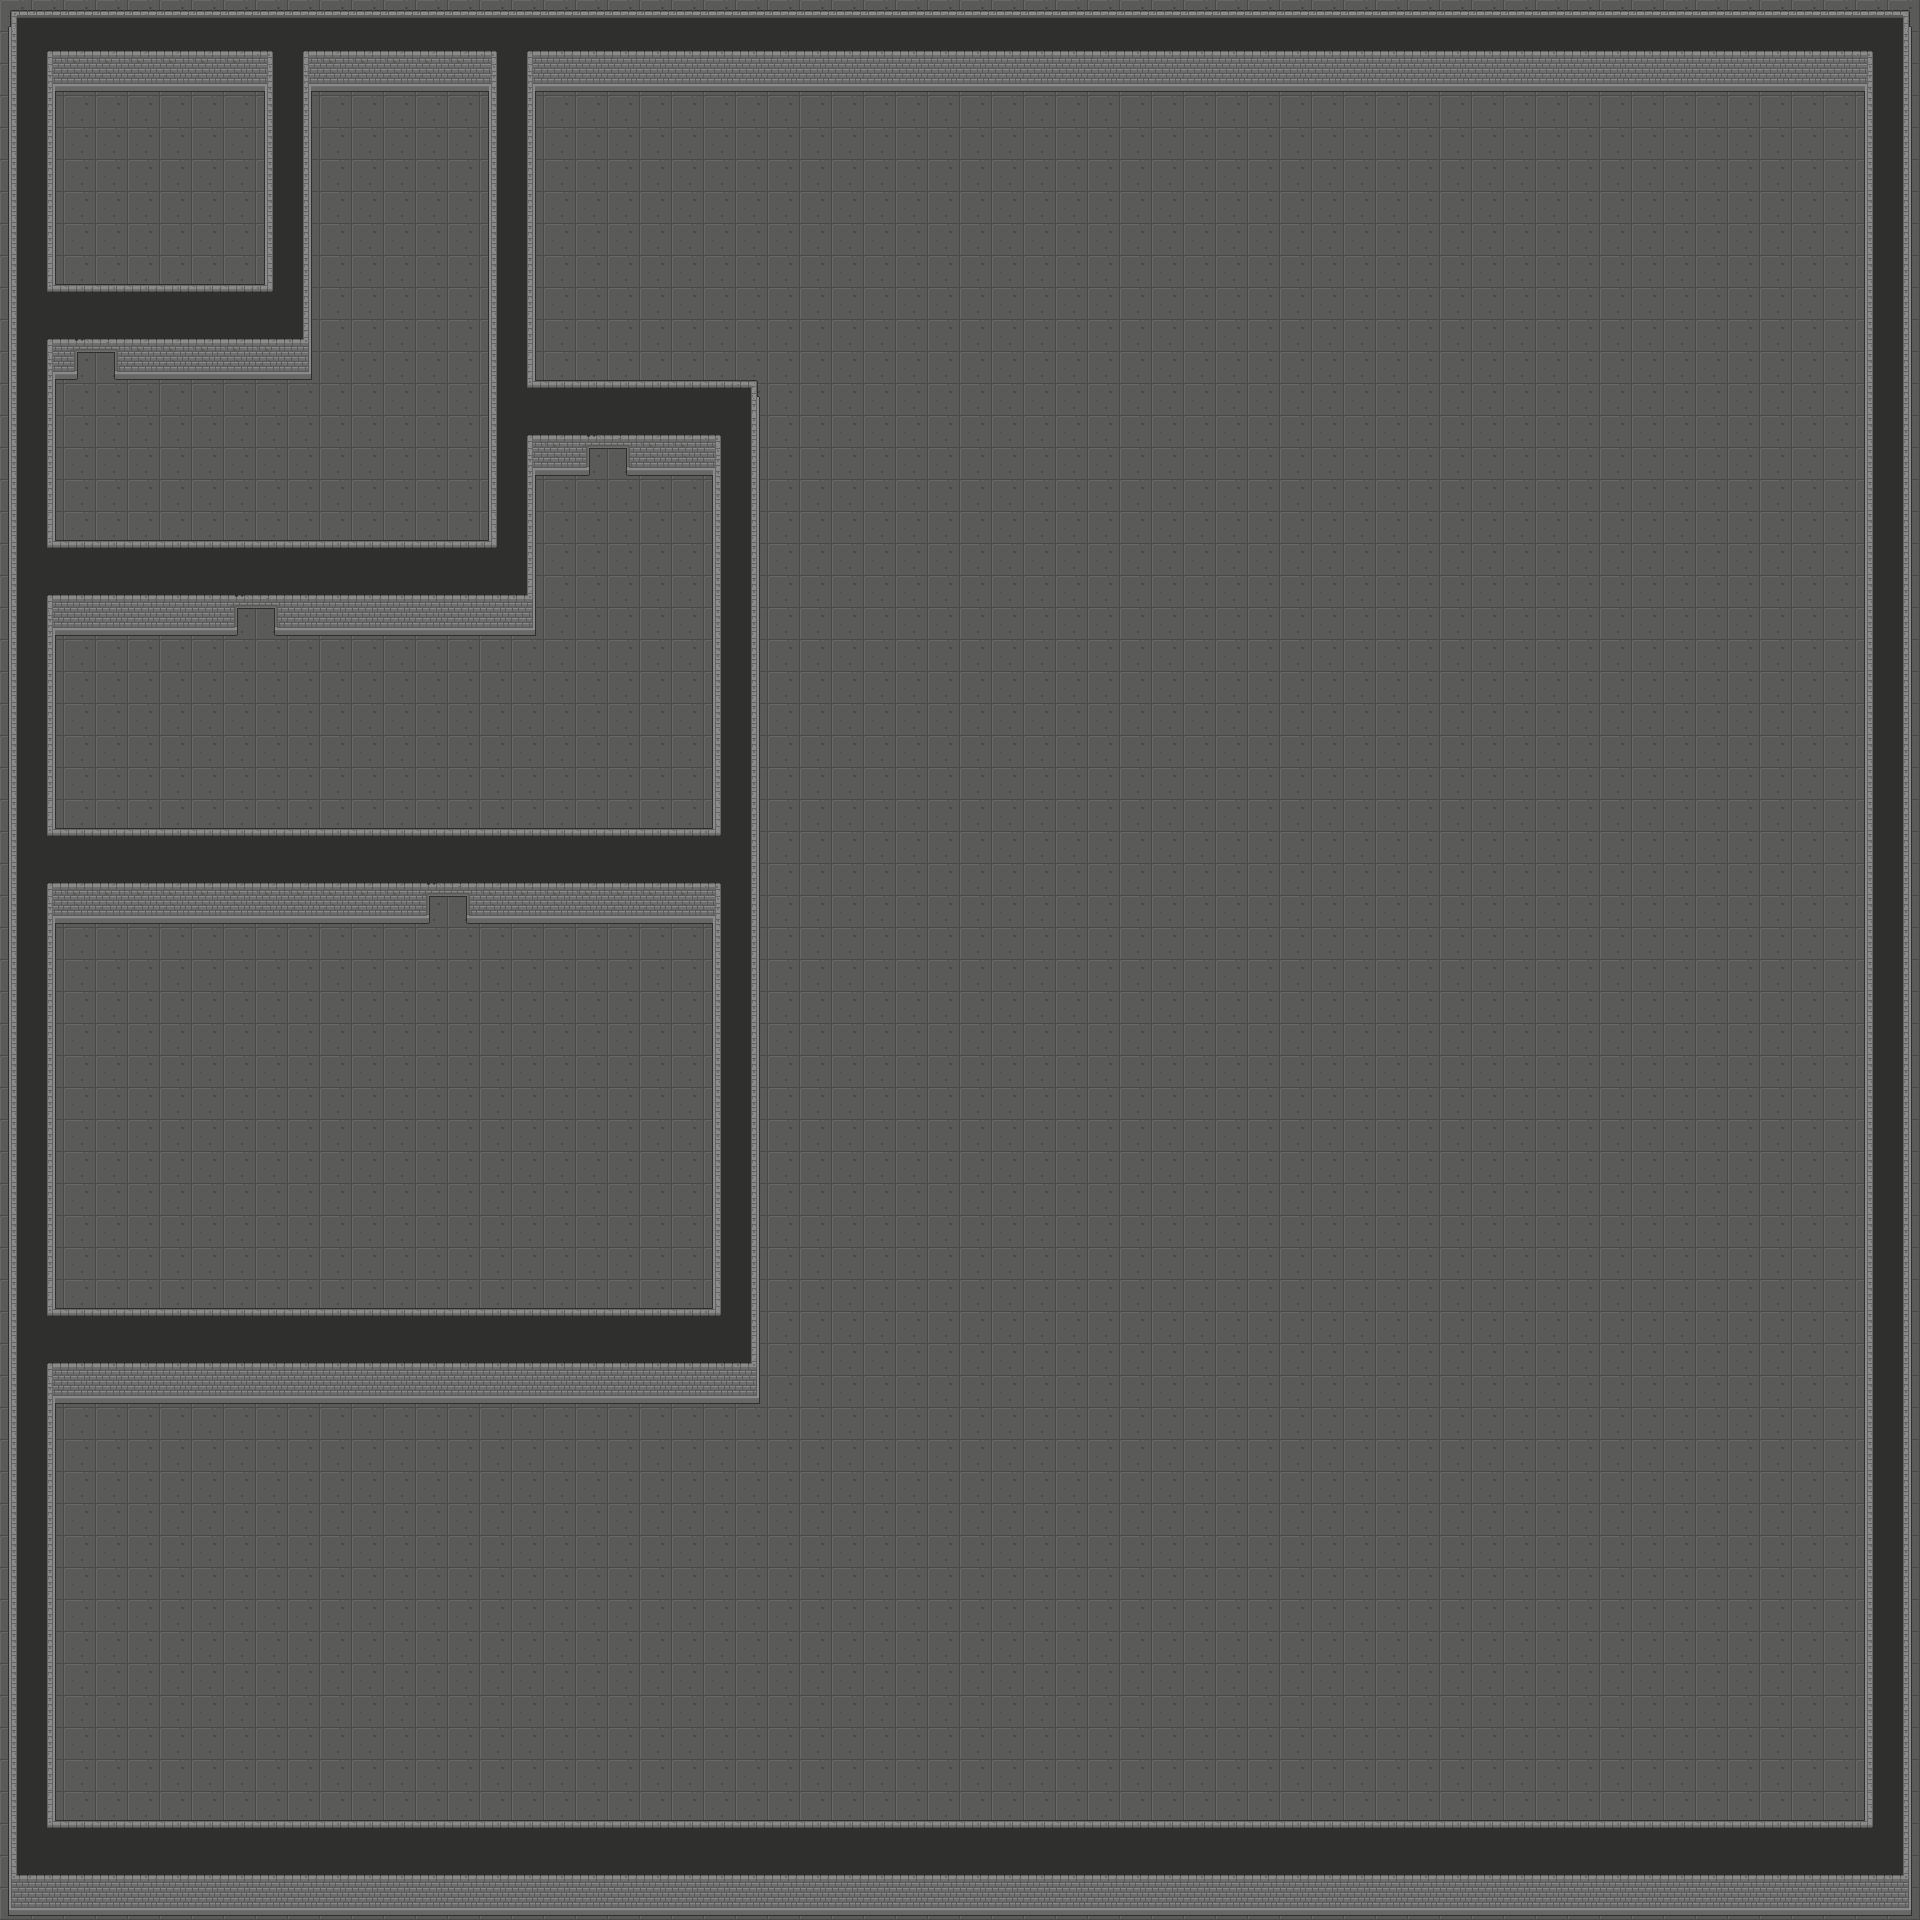

A level layout from a 2D game, rendered from its tile map. Below: a short description, then the map file with tile-grid data replaced by summaries:
An orthogonal 60x60 tile map with 32x32 px tiles, 4 tile layers (Boden, Spieler, KollidierendeWände, Wände) and 6 objects (spawn).

<map version="1.2" tiledversion="1.2.3" orientation="orthogonal" renderorder="right-down" width="60" height="60" tilewidth="32" tileheight="32" infinite="0" nextlayerid="8" nextobjectid="12">
 <tileset firstgid="1" name="Dungeon_Tileset" tilewidth="32" tileheight="32" tilecount="320" columns="16">
  <image source="Dungeon_Tileset.png" width="512" height="640" />
 </tileset>
 <layer id="1" name="Boden" width="60" height="60">
  <data>[3600 cells, 3600 non-empty, 1 distinct tile ids]</data>
 </layer>
 <layer id="4" name="Spieler" width="60" height="60">
  <data>[3600 cells, 0 non-empty, 0 distinct tile ids]</data>
 </layer>
 <objectgroup id="5" name="Objekte">
  <object id="1" x="9.33333" y="10" width="46" height="274.667" />
  <object id="2" x="55.3333" y="9.33333" width="259.333" height="80.6667" />
  <object id="3" x="265.333" y="66.6667" width="46" height="312.667" />
  <object id="5" x="116.667" y="285.333" width="194.667" height="94" />
  <object id="6" x="10.6667" y="284.667" width="66.6667" height="93.3333" />
 </objectgroup>
 <objectgroup id="7" name="Spawn">
  <object id="10" name="spawn" x="100.667" y="128.667" width="75.3333" height="108" />
 </objectgroup>
 <layer id="3" name="KollidierendeWände" width="60" height="60">
  <data>[3600 cells, 860 non-empty, 27 distinct tile ids]</data>
 </layer>
 <layer id="2" name="Wände" width="60" height="60">
  <data>[3600 cells, 1006 non-empty, 33 distinct tile ids]</data>
 </layer>
</map>
